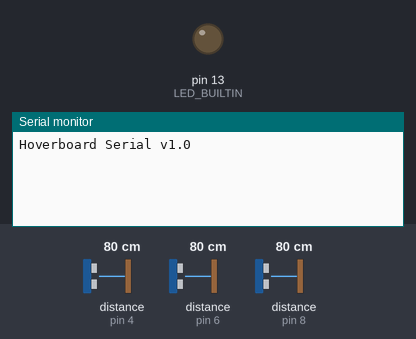
The sketch below on a simulated Arduino Uno, built with avr-gcc and run on an emulated ATmega328P. Shown: output pins drawn as LEDs (lit = HIGH), the last lines printed to the serial monitor. Wiring (inferred from the names in the program): 3 × ultrasonic range finder: trigger pin 5, echo pin 4 / trigger pin 7, echo pin 6 / trigger pin 9, echo pin 8. The inputs (shaded band) are chosen by the test bench; at power-on: distance to the obstacle (sensors on pin 4, pin 6, pin 8) 80 cm. The echo pulse lasts 58.3 µs per cm; pins used as bus, display or sensor lines are not drawn.

Above: at 1.2 s.
1.3 s: distance to the obstacle (sensor on pin 4) set to 66 cm
2.8 s: distance to the obstacle (sensor on pin 4) set to 58 cm
At 2.92 s:
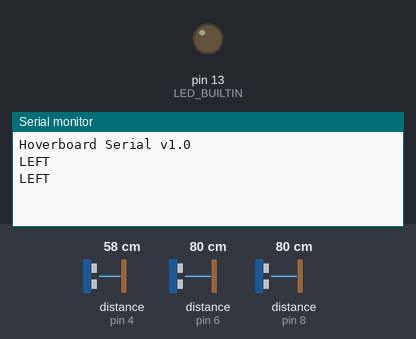
4.7 s: distance to the obstacle (sensor on pin 6) set to 66 cm
At 4.73 s:
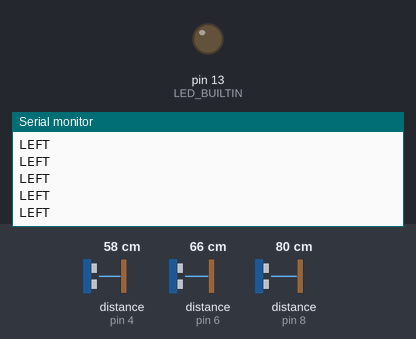
6.2 s: distance to the obstacle (sensor on pin 6) set to 58 cm
At 6.23 s:
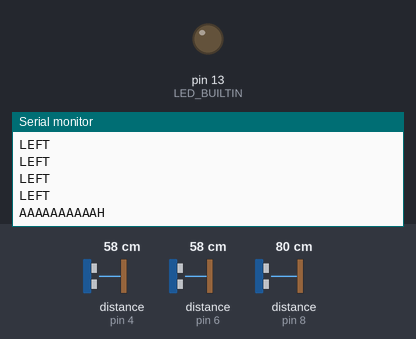
8.1 s: distance to the obstacle (sensor on pin 8) set to 66 cm
At 8.12 s:
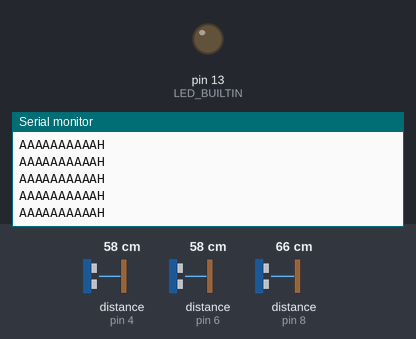
9.6 s: distance to the obstacle (sensor on pin 8) set to 55 cm
At 9.67 s:
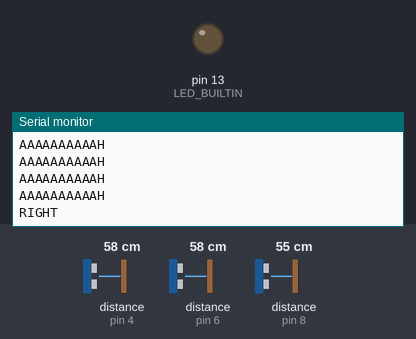

The sketch:

controlledV4.ino
```cpp
#define HOVER_SERIAL_BAUD   115200      // [-] Baud rate for HoverSerial (used to communicate with the hoverboard)
#define SERIAL_BAUD         115200      // [-] Baud rate for built-in Serial (used for the Serial Monitor)
#define START_FRAME         0xABCD       // [-] Start frame definition for reliable serial communication
#define TIME_SEND           100         // [ms] Sending time interval
#define SPEED_MAX_TEST      300         // [-] Maximum speed for testing
#define SPEED_STEP          20          // [-] Speed step

#include <Wire.h>
#include <SoftwareSerial.h>
SoftwareSerial HoverSerial(2,3);        // RX, TX

uint8_t idx = 0;                        // Index for new data pointer
uint16_t bufStartFrame;                 // Buffer Start Frame
byte *p;                                // Pointer declaration for the new received data
byte incomingByte;
byte incomingBytePrev;

typedef struct{
   uint16_t start;
   int16_t  steer;
   int16_t  speeds;
   uint16_t checksum;
} SerialCommand;
SerialCommand Command;

typedef struct{
   uint16_t start;
   int16_t  cmd1;
   int16_t  cmd2;
   int16_t  speedR_meas;
   int16_t  speedL_meas;
   int16_t  batVoltage;
   int16_t  boardTemp;
   uint16_t cmdLed;
   uint16_t checksum;
} SerialFeedback;
SerialFeedback Feedback;
SerialFeedback NewFeedback;

byte echoPins[] = {4, 6, 8}; // first 2 are facing the front
byte trigPins[] = {5, 7, 9};

void setup() {
  Wire.begin(4);                // join i2c bus with address #4
  Wire.onReceive(receiveEvent); // register event

  // put your setup code here, to run once:
  Serial.begin(SERIAL_BAUD);
  Serial.println("Hoverboard Serial v1.0");
  HoverSerial.begin(HOVER_SERIAL_BAUD);
  pinMode(LED_BUILTIN, OUTPUT);
  size_t n = sizeof(echoPins)/sizeof(echoPins[0]);
  for (int i=0;i<n;i++){
    pinMode(echoPins[i], INPUT);
  }
  for (int i=0;i<n;i++){
    pinMode(trigPins[i], OUTPUT);
  }
}

float measure(int trigPin, int echoPin){
  long duration;
  int distance;
  digitalWrite(trigPin, LOW);
  delayMicroseconds(2);
  // Sets the trigPin HIGH (ACTIVE) for 10 microseconds
  digitalWrite(trigPin, HIGH);
  delayMicroseconds(10);
  digitalWrite(trigPin, LOW);
  // Reads the echoPin, returns the sound wave travel time in microseconds
  duration = pulseIn(echoPin, HIGH);
  // Calculating the distance
  distance = duration * 0.034 / 2; // Speed of sound wave divided by 2 (go and back)
  // Displays the distance on the Serial Monitor
//  Serial.print("Distance: ");
//  Serial.print(distance);
//  Serial.println(" cm");
  return distance;
}


void Send(int16_t uSteer, int16_t uSpeed)
{
  // Create command
  Command.start    = (uint16_t)START_FRAME;
  Command.steer    = (int16_t)uSteer;
  Command.speeds    = (int16_t)uSpeed;
  Command.checksum = (uint16_t)(Command.start ^ Command.steer ^ Command.speeds);

  // Write to Serial
  HoverSerial.write((uint8_t *) &Command, sizeof(Command));
}
void Receive()
{
    // Check for new data availability in the Serial buffer
    if (HoverSerial.available()) {
        incomingByte    = HoverSerial.read();                                   // Read the incoming byte
        bufStartFrame = ((uint16_t)(incomingByte) << 8) | incomingBytePrev;       // Construct the start frame
    }
    else {
        return;
    }

  // If DEBUG_RX is defined print all incoming bytes
  #ifdef DEBUG_RX
        Serial.print(incomingByte);
        return;
    #endif

    // Copy received data
    if (bufStartFrame == START_FRAME) {                     // Initialize if new data is detected
        p       = (byte *)&NewFeedback;
        *p++    = incomingBytePrev;
        *p++    = incomingByte;
        idx     = 2;
    } else if (idx >= 2 && idx < sizeof(SerialFeedback)) {  // Save the new received data
        *p++    = incomingByte;
        idx++;
    }

    // Check if we reached the end of the package
    if (idx == sizeof(SerialFeedback)) {
        uint16_t checksum;
        checksum = (uint16_t)(NewFeedback.start ^ NewFeedback.cmd1 ^ NewFeedback.cmd2 ^ NewFeedback.speedR_meas ^ NewFeedback.speedL_meas
                            ^ NewFeedback.batVoltage ^ NewFeedback.boardTemp ^ NewFeedback.cmdLed);

        // Check validity of the new data
        if (NewFeedback.start == START_FRAME && checksum == NewFeedback.checksum) {
            // Copy the new data
            memcpy(&Feedback, &NewFeedback, sizeof(SerialFeedback));

            // Print data to built-in Serial
            Serial.print("1: ");   Serial.print(Feedback.cmd1);
            Serial.print(" 2: ");  Serial.print(Feedback.cmd2);
            Serial.print(" 3: ");  Serial.print(Feedback.speedR_meas);
            Serial.print(" 4: ");  Serial.print(Feedback.speedL_meas);
            Serial.print(" 5: ");  Serial.print(Feedback.batVoltage);
            Serial.print(" 6: ");  Serial.print(Feedback.boardTemp);
            Serial.print(" 7: ");  Serial.println(Feedback.cmdLed);
        } else {
          Serial.println("Non-valid data skipped");
        }
        idx = 0;    // Reset the index (it prevents to enter in this if condition in the next cycle)
    }

    // Update previous states
    incomingBytePrev = incomingByte;
}

void receiveEvent(int howMany){
  while(1<Wire.available()){
    byte steer = Wire.read();
  }
  byte speeds = Wire.read();
}

int iTest = 0;
int iStep = SPEED_STEP;
bool object = false;
unsigned long timer = millis();
unsigned long lastStop;
void loop() {
  // put your main code here, to run repeatedly:
  size_t n = sizeof(echoPins)/sizeof(echoPins[0]);
  object = false;
  byte sensorDetect = NULL;
  byte sensorCount = 0;
  for (int i=0;i<n;i++){
    if(measure(trigPins[i], echoPins[i])<60){
      object = true;
      sensorCount++;
      if(sensorCount>0){
        sensorDetect = i;
      } else {
        sensorDetect = (n-1)/2;
      }
    }
  }
  if (object){
    if(sensorDetect == (n-1)/2){
      Send(0, 0);
      Serial.println("AAAAAAAAAAH");
    } else if(sensorDetect < (n-1)/2){
      Send(-50, 0);
      Serial.println("LEFT");
    } else {
      Send(50, 0);
      Serial.println("RIGHT");
    }
  } else{
      Send(0,30);
  }

  Receive();
  delay(30);
}
```

Measured:
- the behaviour switches between 61 and 60 cm on distance to the obstacle (sensor on pin 4) (found by bisection; images 0 and 1)
- the behaviour switches between 61 and 60 cm on distance to the obstacle (sensor on pin 6) (found by bisection; images 2 and 3)
- the behaviour switches between 61 and 60 cm on distance to the obstacle (sensor on pin 8) (found by bisection; images 4 and 5)
- after the input at 2.8 s, the serial monitor: prints a new line after 0.06 s (image 1)
- after the input at 6.2 s, the serial monitor: prints a new line at once (image 3)
- after the input at 9.6 s, the serial monitor: prints a new line at once (image 5)
